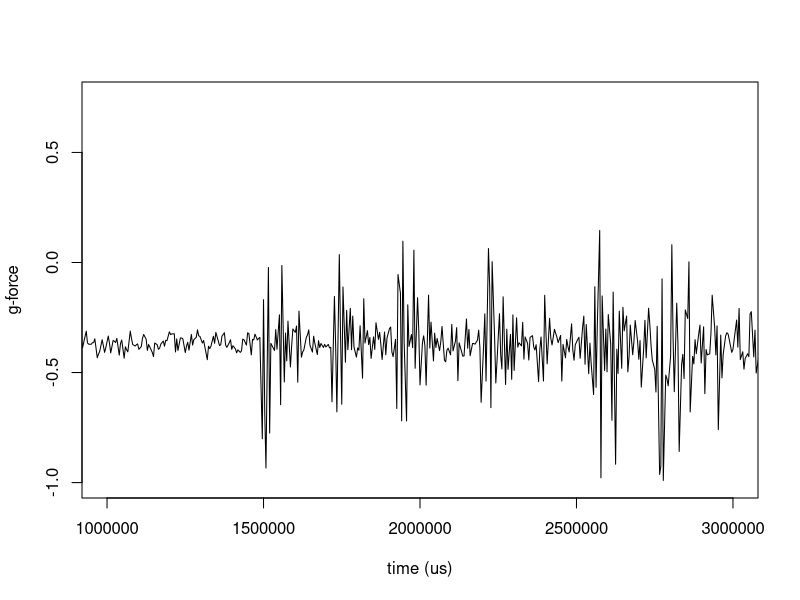

Reproduce this figure in R.
data <- read.delim("./stephen/wh_1397932403.data.csv",
                   header = FALSE, sep = ",", quote = "",
                   dec = ".", fill = TRUE, comment.char = "")

plot(data[,1], data[,2], xlab="time (us)",
     ylab="g-force", main="", type="l",  ylim=c(-1,.75),
     xlim=c(1e6, 3e6)
     )